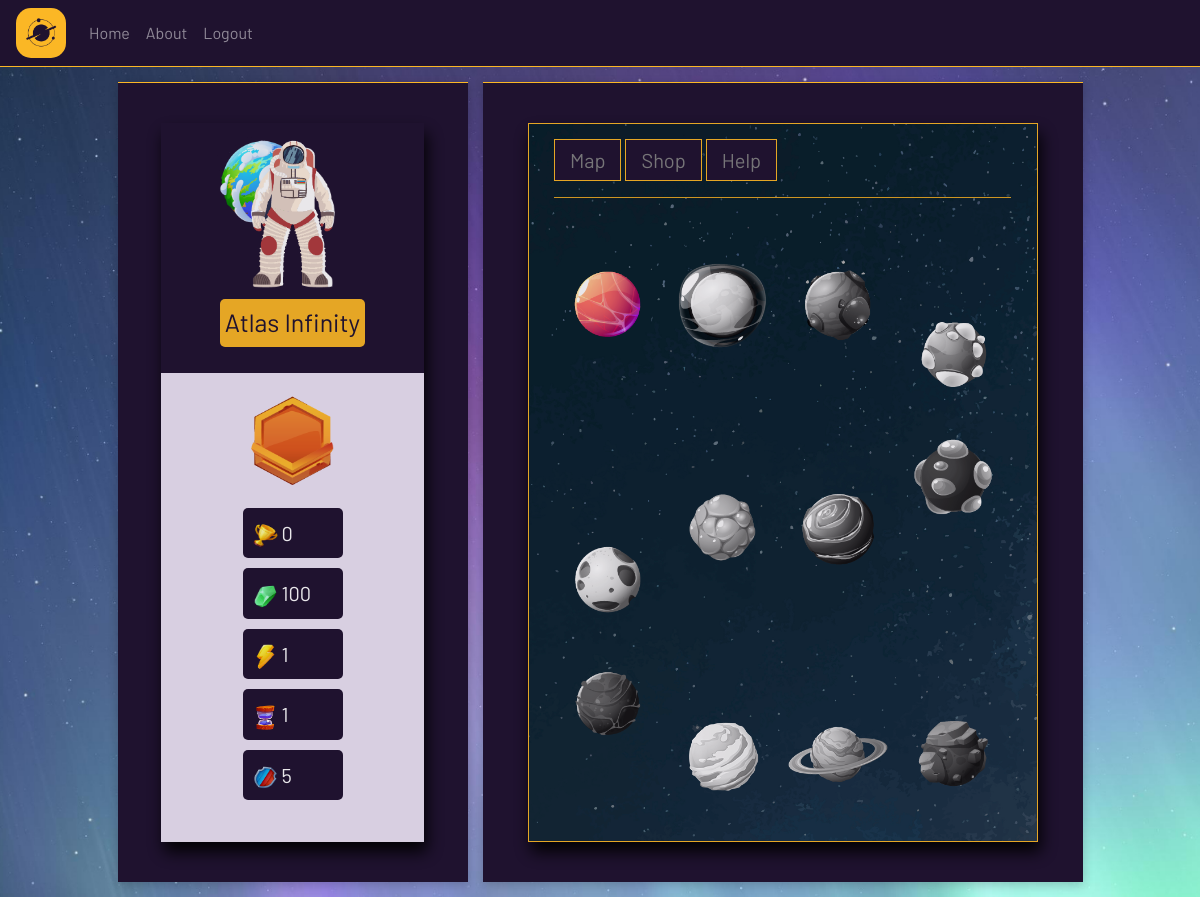
Page / (signed in) on the earlier database version.
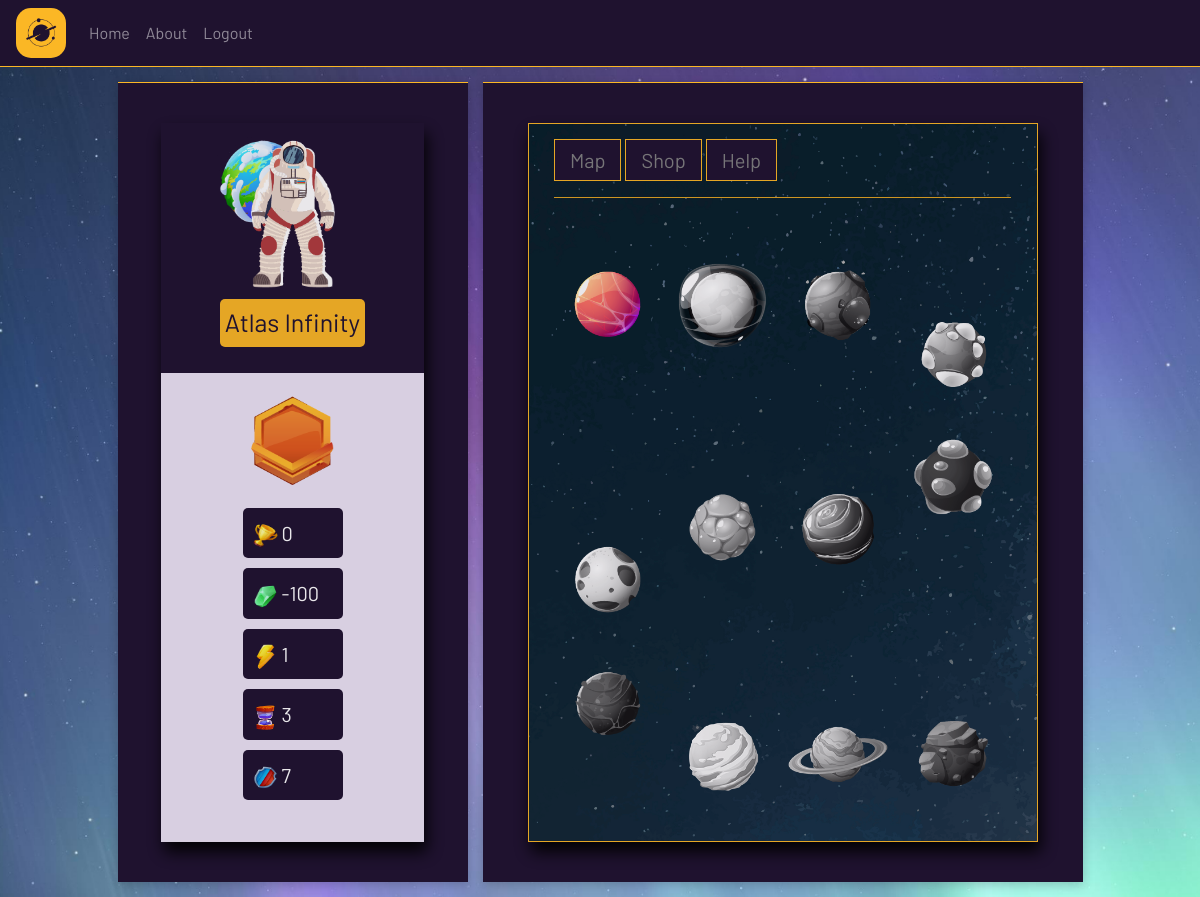
Same page on the later database version.
### website/models.py (models this page shows)
class User(db.Model, UserMixin):
    id = db.Column(db.Integer, primary_key=True)
    email = db.Column(db.String(150), unique=True)
    password = db.Column(db.String(150))
    first_name = db.Column(db.String(150))
    character = db.Column(db.String(150))
    exp_points = db.Column(db.Integer)
    galactic_gems = db.Column(db.Integer)
    planets_defeated = db.Column(db.Integer)
    strength = db.Column(db.Integer)
    speed = db.Column(db.Integer)
    armor = db.Column(db.Integer)

### website/views.py (the view, shortened to what this page needs)
@views.route('/', methods=['GET', 'POST'])
@login_required
def home():
    return render_template("home.html", user=current_user)  # , stats=user_stats

### website/__init__.py (called while the page is built)
def create_app():
    app = Flask(__name__)
    app.config['SECRET_KEY'] = '34H534H5B354hj34k5k3j45bvh34v5'
    app.config['SQLALCHEMY_DATABASE_URI'] = f'sqlite:///{DB_NAME}'
    db.init_app(app)
    from .views import views
    from .auth import auth
    app.register_blueprint(views, url_prefix='/')
    app.register_blueprint(auth, url_prefix='/')
    from .models import User
    with app.app_context():
        db.create_all()
    login_manager = LoginManager()
    login_manager.login_view = 'auth.login'
    login_manager.init_app(app)
    @login_manager.user_loader
    def load_user(id):
        return User.query.get(int(id))
    def load_gameData(id):
        return gameData.query.get(int(id))
    return app

### website/templates/home.html (shortened to what this page needs)
{% extends "base.html" %} {% block title %}Home{% endblock %}
{% block content %}
    <div id="container">
        <div class="left-column column-styling column-position">
            <div class="round-white-box">
                <div id="userimage">
                    <img src="../static/images/game-assets/{{user.character}}.png" class="game-character">
                    <div id="username">
                    </div>
                </div>
                <div id="rank">
                {% if user.exp_points >= 1000 %}
                    <img src="../static/images/game-assets/rank10.png" title="General" />
                {% elif user.exp_points >= 900 %}
                    <img src="../static/images/game-assets/rank9.png" title="Colonel" />
                {% elif user.exp_points >= 800 %}
                    <img src="../static/images/game-assets/rank8.png" title="Major" />
                {% elif user.exp_points >= 700 %}
                    <img src="../static/images/game-assets/rank7.png" title="Lieutenant" />
                {% elif user.exp_points >= 600 %}
                    <img src="../static/images/game-assets/rank6.png" title="Sergeant Major" />
                {% elif user.exp_points >= 500 %}
                    <img src="../static/images/game-assets/rank5.png" title="First Sergeant" />
                {% elif user.exp_points >= 400 %}
                    <img src="../static/images/game-assets/rank4.png" title="Staff Sergeant" />
                {% elif user.exp_points >= 300 %}
                    <img src="../static/images/game-assets/rank3.png" title="Sergeant" />
                {% elif user.exp_points >= 200 %}
                    <img src="../static/images/game-assets/rank2.png" title="Corporal" />
                {% else %}
                    <img src="../static/images/game-assets/rank1.png" title="Private" />
                {% endif %}
                </div>
                <div class="stats" title="Experience Points">
                    <img src="../static/images/game-assets/xp.png" class="user-icons" />
                    {{user.exp_points}}
                </div>
                <div class="stats" title="Galactic Gems">
                    <img src="../static/images/game-assets/gems.png" class="user-icons" />
                    {{user.galactic_gems}}
                </div>
                <div class="stats" title="Power">
                    <img src="../static/images/game-assets/strength.png" class="user-icons" /> {{user.strength}}
                </div>
                <div class="stats" title="Speed">
                    <img src="../static/images/game-assets/speed.png" class="user-icons" /> {{user.speed}}
                </div>
                <div class="stats" title="Armor">
                    <img src="../static/images/game-assets/armor.png" class="user-icons" /> {{user.armor}}
                </div>
            </div>
        </div>
        <div class="right-column column-styling column-position">
            <div class="round-white-box increase-size">
                <div class="game-nav">
                    <button onclick="toggleMap('map');">Map</button>
                    <button onclick="toggleMap('shop');">Shop</button>
                    <button onclick="toggleMap('help');">Help</button>
                    <hr style="background: #FBB725;">
                </div>
                <div class="map">
                    {% set y_pos = namespace(value=-10) %}
                    {% set x_pos = namespace(value=-225) %}
                    {% for i in range(12) %}
                        {% if i == 3 or i == 4 %}
                            {% set y_pos.value = y_pos.value + 50 %}
                        {% elif i == 7 %}
                            {% set y_pos.value = y_pos.value - 50 %}
                        {% endif %}
                        {% if user.planets_defeated == i %}
                            {% set character = user.character %}
                            <img src="../static/images/game-assets/planet{{i}}.png" class="planet unlocked" style="left: {{x_pos.value}}px; top: {{y_pos.value}}px;" onclick="openGame({{i}}, '{{user.character}}');" onmouseover="displayText(this, {{i}})" onmouseout="clearText(this)">
                        {% else %}
                            <img src="../static/images/game-assets/planet{{i}}.png" class="planet locked" style="left: {{x_pos.value}}px; top: {{y_pos.value}}px;" onmouseover="displayText(this, {{i}}, true)" onmouseout="clearText(this)">
                        {% endif %}
                        {% set x_pos.value = x_pos.value + 115 %}
                        {% if x_pos.value > 200 %}
                            {% set x_pos.value = -225 %}
                            {% set y_pos.value = y_pos.value + 225 %}
                        {% endif %}
                        {% if i == 3  or i == 4 %}
                            {% set y_pos.value = y_pos.value - 50 %}
                        {% elif i == 8 %}
                            {% set y_pos.value = y_pos.value + 50 %}
                        {% endif %}
                    {% endfor %}
                </div>
            </div>
        </div>
    </div>
{% endblock %}

### website/templates/base.html (shortened to what this page needs)
<!DOCTYPE html>
<html>
    <head>
        <link rel="stylesheet"
            href="https://stackpath.bootstrapcdn.com/bootstrap/4.4.1/css/bootstrap.min.css"
/>
        <link rel="stylesheet"
            href="https://stackpath.bootstrapcdn.com/font-awesome/4.7.0/css/font-awesome.min.css"
/>
        <link href="../static/style.css" rel="stylesheet">
    </head>
    <body>
        <nav class="navbar navbar-expand-lg navbar-dark">
            <img src="../static/images/logo-icon.png" id="logo-icon">
            <div class="collapse navbar-collapse" id="navbar">
                <div class="navbar-nav">
                    {% if user.is_authenticated %}
                        <a class="nav-item nav-link" id="home" href="/">Home</a>
                        <a class="nav-item nav-link" id="about" href="/about">About</a>
                        <a class="nav-item nav-link" id="logout" href="/logout">Logout</a>
                    {% else %}
                        <a class="nav-item nav-link" id="login" href="/login">Login</a>
                        <a class="nav-item nav-link" id="signUp" href="/sign-up">Sign Up</a>
                        <a class="nav-item nav-link" id="about" href="/about">About</a>
                    {% endif %}
                </div>
            </div>
        </nav>
        <div class="container">
            {% block content %}
            {% endblock %}
        </div>
    </body>
</html>

### website/static/style.css (style rules this page uses)
body { font-family: 'Barlow', sans-serif; background: url('../static/images/bg-space-light.jpg') no-repeat center center fixed; background-size: cover; }
.navbar { background: #1F122F; border-bottom: 1px solid #FBB725; }
#logo-icon { width: 50px; height: 50px; border-radius: 15px; }
a { color: #1F122F; }
img { -webkit-user-drag: none; }
#navbar { margin-left: 15px; }
#container { display: flex; justify-content: center; gap: 15px; flex-direction: row; margin-top: 15px; margin-bottom: 15px; flex-wrap: wrap; }
.column-styling { background: #1F122F; border-top: 1px solid #FBB725; height: 800px; box-shadow: 0 3px 10px rgb(0 0 0 / 0.2); }
.left-column { width: 350px; }
.right-column { width: 600px; }
.round-white-box { background: #ede4f5; opacity: 90%; width: 75%; height: 90%; display: flex; justify-content: flex-start; align-items: center; flex-direction: column; overflow: hidden; font-size: 20px; box-shadow: 3px 10px 15px black; position: relative; }
.right-column .round-white-box { background: url('./images/graphical-assets/space-cartoon-purple.png'); background-size: cover; border: 1px solid #FBB725; }
.increase-size { width: 85%; }
.column-position { display: flex; justify-content: center; flex-direction: column; align-items: center; }
.game-character { height: 175px; width: min-content; }
#userimage { width: 275px; height: 250px; background: #1F122F; color: white; display: flex; flex-direction: column; justify-content: center; align-items: center; padding-bottom: 25px; font-size: 25px; background-size: 35%; background-repeat: no-repeat; background-position-x: 60px; background-position-y: 10px; }
.user-icons { width: 25px; height: 25px; }
.round-white-box > div.stats { background: #1F122F; margin: 5px; padding: 10px; border-radius: 5px; width: 100px; color: white; }
#username { background: #FBB725; border-radius: 5px; color: #1F122F; padding: 5px; }
#rank > img { margin-top: 5px; width: 150px; height: 125px; }
.map { margin-top: 50px; position: relative; visibility: visible; }
.planet { position: absolute; width: 100px; }
.unlocked { filter: none; }
.locked { filter: grayscale(1); }
.game-nav { margin-top: 15px; width: 90%; }
.game-nav > button { background: #1F122F; color: gray; border: 1px solid #FBB725; padding: 5px 15px 5px 15px; }

Differences in the rows shown:
changed User: galactic_gems "100" → "-100"; speed "1" → "3"; armor "5" → "7"
